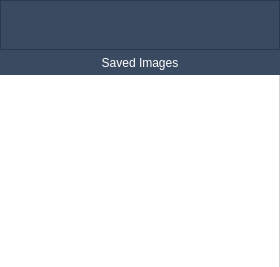
               <widget class="QFrame" name="frame_30">
                <property name="minimumSize">
                 <size>
                  <width>280</width>
                  <height>0</height>
                 </size>
                </property>
                <property name="maximumSize">
                 <size>
                  <width>280</width>
                  <height>16777215</height>
                 </size>
                </property>
                <property name="frameShape">
                 <enum>QFrame::NoFrame</enum>
                </property>
                <property name="frameShadow">
                 <enum>QFrame::Plain</enum>
                </property>
                <layout class="QVBoxLayout" name="verticalLayout_33">
                 <property name="spacing">
                  <number>0</number>
                 </property>
                 <property name="leftMargin">
                  <number>0</number>
                 </property>
                 <property name="topMargin">
                  <number>0</number>
                 </property>
                 <property name="rightMargin">
                  <number>0</number>
                 </property>
                 <property name="bottomMargin">
                  <number>0</number>
                 </property>
                 <item>
                  <widget class="QFrame" name="frame_39">
                   <property name="minimumSize">
                    <size>
                     <width>0</width>
                     <height>50</height>
                    </size>
                   </property>
                   <property name="styleSheet">
                    <string notr="true">background-color: rgb(58, 74, 97);</string>
                   </property>
                   <property name="frameShape">
                    <enum>QFrame::StyledPanel</enum>
                   </property>
                   <property name="frameShadow">
                    <enum>QFrame::Raised</enum>
                   </property>
                  </widget>
                 </item>
                 <item>
                  <widget class="QLabel" name="saved_images_header_label">
                   <property name="minimumSize">
                    <size>
                     <width>0</width>
                     <height>25</height>
                    </size>
                   </property>
                   <property name="styleSheet">
                    <string notr="true">background-color: rgb(58, 74, 97);
color: rgb(255, 255, 255);</string>
                   </property>
                   <property name="frameShape">
                    <enum>QFrame::NoFrame</enum>
                   </property>
                   <property name="lineWidth">
                    <number>0</number>
                   </property>
                   <property name="text">
                    <string>Saved Images</string>
                   </property>
                   <property name="alignment">
                    <set>Qt::AlignCenter</set>
                   </property>
                  </widget>
                 </item>
                 <item>
                  <widget class="QListWidget" name="saved_images_listwidget">
                   <property name="styleSheet">
                    <string notr="true">QListWidget{
border: solid lightgray;
border-width: 0px 1px 0px 0px;
}</string>
                   </property>
                   <property name="frameShape">
                    <enum>QFrame::NoFrame</enum>
                   </property>
                  </widget>
                 </item>
                </layout>
               </widget>
